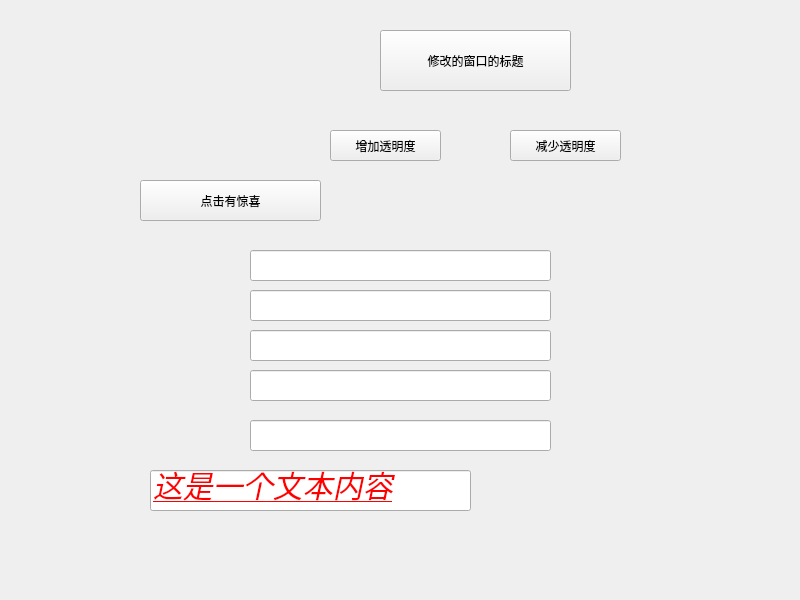
<?xml version="1.0" encoding="UTF-8"?>
<ui version="4.0">
 <class>Widget</class>
 <widget class="QWidget" name="Widget">
  <property name="geometry">
   <rect>
    <x>0</x>
    <y>0</y>
    <width>800</width>
    <height>600</height>
   </rect>
  </property>
  <property name="contextMenuPolicy">
   <enum>Qt::NoContextMenu</enum>
  </property>
  <property name="windowTitle">
   <string>Widget</string>
  </property>
  <widget class="QPushButton" name="pushButton">
   <property name="geometry">
    <rect>
     <x>380</x>
     <y>30</y>
     <width>191</width>
     <height>61</height>
    </rect>
   </property>
   <property name="text">
    <string>修改的窗口的标题</string>
   </property>
  </widget>
  <widget class="QPushButton" name="pushButton_2">
   <property name="geometry">
    <rect>
     <x>330</x>
     <y>130</y>
     <width>111</width>
     <height>31</height>
    </rect>
   </property>
   <property name="text">
    <string>增加透明度</string>
   </property>
  </widget>
  <widget class="QPushButton" name="pushButton_3">
   <property name="geometry">
    <rect>
     <x>510</x>
     <y>130</y>
     <width>111</width>
     <height>31</height>
    </rect>
   </property>
   <property name="text">
    <string>减少透明度</string>
   </property>
  </widget>
  <widget class="QPushButton" name="pushButton_4">
   <property name="geometry">
    <rect>
     <x>140</x>
     <y>180</y>
     <width>181</width>
     <height>41</height>
    </rect>
   </property>
   <property name="text">
    <string>点击有惊喜</string>
   </property>
  </widget>
  <widget class="QLineEdit" name="lineEdit">
   <property name="geometry">
    <rect>
     <x>250</x>
     <y>250</y>
     <width>301</width>
     <height>31</height>
    </rect>
   </property>
   <property name="focusPolicy">
    <enum>Qt::NoFocus</enum>
   </property>
  </widget>
  <widget class="QLineEdit" name="lineEdit_2">
   <property name="geometry">
    <rect>
     <x>250</x>
     <y>290</y>
     <width>301</width>
     <height>31</height>
    </rect>
   </property>
   <property name="focusPolicy">
    <enum>Qt::TabFocus</enum>
   </property>
  </widget>
  <widget class="QLineEdit" name="lineEdit_3">
   <property name="geometry">
    <rect>
     <x>250</x>
     <y>330</y>
     <width>301</width>
     <height>31</height>
    </rect>
   </property>
   <property name="focusPolicy">
    <enum>Qt::ClickFocus</enum>
   </property>
  </widget>
  <widget class="QLineEdit" name="lineEdit_4">
   <property name="geometry">
    <rect>
     <x>250</x>
     <y>370</y>
     <width>301</width>
     <height>31</height>
    </rect>
   </property>
  </widget>
  <widget class="QLineEdit" name="lineEdit_5">
   <property name="geometry">
    <rect>
     <x>250</x>
     <y>420</y>
     <width>301</width>
     <height>31</height>
    </rect>
   </property>
   <property name="focusPolicy">
    <enum>Qt::WheelFocus</enum>
   </property>
   <property name="contextMenuPolicy">
    <enum>Qt::NoContextMenu</enum>
   </property>
  </widget>
  <widget class="QLineEdit" name="lineEdit_6">
   <property name="geometry">
    <rect>
     <x>150</x>
     <y>470</y>
     <width>321</width>
     <height>41</height>
    </rect>
   </property>
   <property name="styleSheet">
    <string notr="true">font-family: '微软雅黑';
font-size:30px;
font-style:italic;
text-decoration:underline;
color:red;</string>
   </property>
   <property name="text">
    <string>这是一个文本内容</string>
   </property>
  </widget>
 </widget>
 <resources/>
 <connections/>
</ui>
